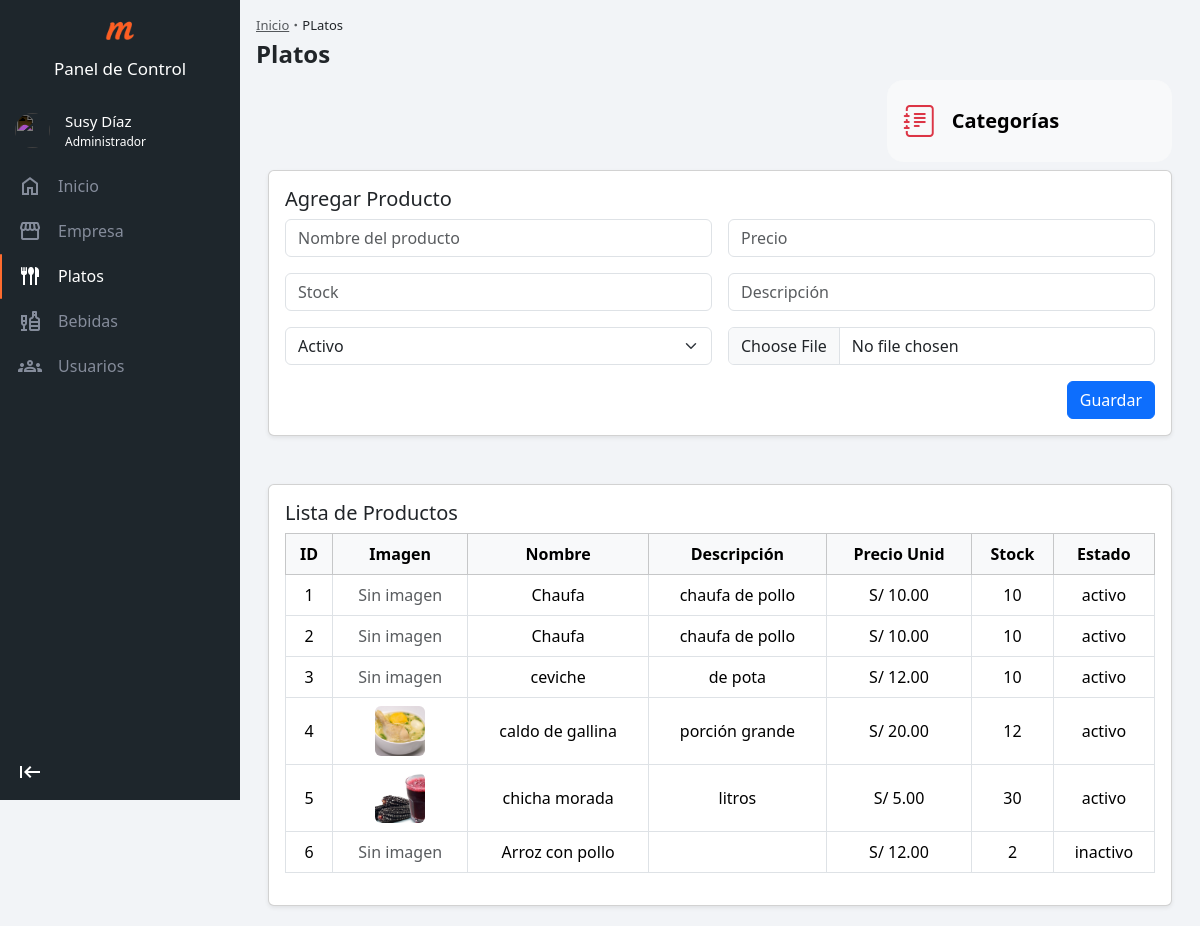
Screenshot of /admin/platos (signed in) with the database file from the repository.
### tables this page shows
CREATE TABLE
    `platos` (
        `id_plato` int  AUTO_INCREMENT PRIMARY KEY,
        `nombre` varchar(100) NOT NULL,
        `precio` decimal(10, 2) NOT NULL,
        `stock` int (11) NOT NULL,
        `descripcion` text DEFAULT NULL,
        `estado` enum ('activo', 'inactivo') DEFAULT 'activo',
        `imagen` varchar(255) DEFAULT NULL
    );

### app/helpers/sesion.php (called while the page is built, shortened)
<?php
function verificarSesion()
{
    return $_SESSION['usuario'];
}

### app/controllers/AdminController.php (called while the page is built, shortened)
<?php
class AdminController
{
    private $usuario;
    public function __construct()
    {
        require_once __DIR__ . '/../helpers/sesion.php';
        $this->usuario = verificarSesion();
    }
    public function platos()
    {
        $usuario = $this->usuario;
        require_once __DIR__ . '/../models/PlatoModel.php';
        $platoModel = new PlatoModel();
        $platos = $platoModel->obtenerPlatos();
        $_GLOBALS['platos'] = $platos;
        require_once __DIR__ . '/../views/admin/platos.php';
    }
}

### public/index.php (called while the page is built, shortened)
<?php
require_once '../core/Router.php';
$router = new Router();
$router->run();

### app/models/PlatoModel.php (called while the page is built, shortened)
<?php
class PlatoModel
{
    private $db;
    public function __construct()
    {
        $this->db = new PDO('mysql:host=' . DB_HOST . ';dbname=' . DB_NAME, DB_USER, DB_PASS);
    }
    public function obtenerPlatos()
    {
        $query = $this->db->query("SELECT * FROM platos");
        return $query->fetchAll(PDO::FETCH_ASSOC);
    }
}

### app/views/admin/platos.php (the view, shortened to what this page needs)
<!DOCTYPE html>
<html lang="es">
<head>
    <link rel="stylesheet" href="<?= BASE_URL ?>/public/assets/css/admin/fragment.css" />
    <link rel="stylesheet" href="<?= BASE_URL ?>/public/assets/css/admin/platos/productos.css" />
    <link
        href="https://cdn.jsdelivr.net/npm/bootstrap@5.3.6/dist/css/bootstrap.min.css"
        rel="stylesheet"
 />
    <link href="https://cdn.jsdelivr.net/npm/bootstrap-icons@1.11.1/font/bootstrap-icons.css" rel="stylesheet">
</head>
<body>
    <header>
        <div class="container-fluid p-0 flex-column" id="headerDesktop">
            <div class="linkHome_desktop p-2 py-3 w-100">
                <img src="<?= BASE_URL ?>/public/assets/img/logo.png" class="iconHome" />
                <span>Panel de Control</span>
            </div>
            <div class="profile_desktop my-2" id="btnProfile">
                <div class="btnProfile">
                    <div class="imgProfile_desktop">
                        <img
                            src="<?= BASE_URL ?>/public/assets/img/perfil_defect.jpg"
                            alt=""
                            class="iconHome"
                            style="filter: invert(1)" />
                    </div>
                    <div class="dateProfile">
                        <span class="nameAdmin"><?= htmlspecialchars($usuario['nombres'] . ' ' . $usuario['apellidos']) ?></span>
                        <span class="roleAdmin">Administrador</span>
                    </div>
                </div>
            </div>
            <div class="menuItems_desktop">
                <ul class="listItems p-0 m-0">
                    <li>
                        <a href="<?= BASE_URL; ?>/admin" class="navlink" target="_blank">
                            <div class="line"></div>
                            <span class="material-symbols-outlined"> home </span>
                            <span class="nameItem">Inicio</span>
                        </a>
                    </li>
                    <li>
                        <a href="<?= BASE_URL; ?>/admin/empresa" class="navlink">
                            <div class="line"></div>
                            <span class="material-symbols-outlined"> storefront </span>
                            <span class="nameItem">Empresa</span>
                        </a>
                    </li>
                    <li>
                        <a href="<?= BASE_URL; ?>/admin/platos" class="navlink">
                            <div class="line"></div>
                            <span class="material-symbols-outlined"> flatware </span>
                            <span class="nameItem">Platos</span>
                        </a>
                    </li>
                    <li>
                        <a href="<?= BASE_URL; ?>/admin/bebidas" class="navlink">
                            <div class="line"></div>
                            <span class="material-symbols-outlined"> liquor </span>
                            <span class="nameItem">Bebidas</span>
                        </a>
                    </li>
                    <li>
                        <a href="<?= BASE_URL; ?>/admin/usuarios" class="navlink">
                            <div class="line"></div>
                            <span class="material-symbols-outlined"> groups </span>
                            <span class="nameItem">Usuarios</span>
                        </a>
                    </li>
                </ul>
            </div>
            <div class="footer_desktop mt-auto">
                <button id="btn_Desktop" class="btn">
                    <span class="material-symbols-outlined"> keyboard_tab_rtl </span>
                </button>
            </div>
        </div>
    </header>
    <main>
        <div class="container-fluid p-3 m-0 h-100 d-flex flex-column gap-2">
            <div class="row w-100 containMain">
                <nav aria-label="breadcrumb">
                    <ol style="--bs-breadcrumb-divider: '・';" class="breadcrumb mb-1">
                        <li class="breadcrumb-item" aria-current="page">
                            <a href="<?= BASE_URL; ?>/admin" class="link text-body-secondary">Inicio</a>
                        </li>
                        <li class="breadcrumb-item text-dark fw-normal p-0" aria-current="page">
                            PLatos
                        </li>
                    </ol>
                    <h1 class="fs-4 mb-0 fw-semibold">Platos</h1>
                </nav>
            </div>
            <div class="container py-1">
                <div class="row justify-content-end mb-2">
                    <div class="col-12 col-sm-6 col-md-4">
                        <a href="#" class="btn btn-light w-100 p-3 d-flex align-items-center gap-3 rounded-4">
                            <i class="bi bi-journal-text fs-2 text-danger"></i>
                            <span class="fs-5 fw-semibold">Categorías</span>
                        </a>
                    </div>
                </div>
                <div class="card mb-5 shadow-sm">
                    <div class="card-body">
                        <h5 class="card-title">Agregar Producto</h5>
                        <form action="<?= BASE_URL ?>/platos/guardarPlato" method="POST" enctype="multipart/form-data" class="row g-3">
                            <div class="col-12 col-md-6">
                                <input type="text" name="nombre" class="form-control" placeholder="Nombre del producto" required>
                            </div>
                            <div class="col-12 col-md-6">
                                <input type="text" name="precio" class="form-control" placeholder="Precio" required>
                            </div>
                            <div class="col-12 col-md-6">
                                <input type="number" name="stock" class="form-control" placeholder="Stock" required>
                            </div>
                            <div class="col-12 col-md-6">
                                <input type="text" name="descripcion" class="form-control" placeholder="Descripción">
                            </div>
                            <div class="col-12 col-md-6">
                                <select name="estado" class="form-select" required>
                                    <option value="activo">Activo</option>
                                </select>
                            </div>
                            <div class="col-12 col-md-6">
                                <input type="file" name="imagen" class="form-control">
                            </div>
                            <div class="col-12 text-end">
                                <button type="submit" class="btn btn-primary">Guardar</button>
                            </div>
                        </form>
                    </div>
                </div>
                <div class="card shadow-sm">
                    <div class="card-body">
                        <h5 class="card-title">Lista de Productos</h5>
                        <div class="table-responsive">
                            <table class="table table-bordered table-hover align-middle text-center">
                                <thead class="table-light">
                                    <tr>
                                        <th>ID</th>
                                        <th>Imagen</th>
                                        <th>Nombre</th>
                                        <th>Descripción</th>
                                        <th>Precio Unid</th>
                                        <th>Stock</th>
                                        <th>Estado</th>
                                    </tr>
                                </thead>
                                <tbody>
                                    <?php if (isset($_GLOBALS['platos']) && is_array($_GLOBALS['platos'])): ?>
                                        <?php foreach ($_GLOBALS['platos'] as $plato): ?>
                                            <tr>
                                                <td><?= $plato['id_plato'] ?></td>
                                                <td>
                                                    <?php if (!empty($plato['imagen'])): ?>
                                                        <img src="<?= BASE_URL ?>/public/uploads/<?= htmlspecialchars($plato['imagen']) ?>" alt="Imagen" width="60" class="img-fluid rounded">
                                                    <?php else: ?>
                                                        <span class="text-muted">Sin imagen</span>
                                                    <?php endif; ?>
                                                </td>
                                                <td><?= htmlspecialchars($plato['nombre']) ?></td>
                                                <td><?= htmlspecialchars($plato['descripcion']) ?></td>
                                                <td>S/ <?= number_format($plato['precio'], 2) ?></td>
                                                <td><?= $plato['stock'] ?></td>
                                                <td><?= htmlspecialchars($plato['estado']) ?></td>
                                            </tr>
                                        <?php endforeach; ?>
                                    <?php else: ?>
                                        <tr>
                                            <td colspan="7" class="text-center">No hay productos registrados.</td>
                                        </tr>
                                    <?php endif; ?>
                                </tbody>
                            </table>
                        </div>
                    </div>
                </div>
            </div>
        </div>
    </main>
</body>
</html>

### core/Router.php (shortened to what this page needs)
<?php
class Router
{
    public function run()
    {
        $url = isset($_GET['url']) ? $_GET['url'] : 'login/index';
        $url = rtrim($url, '/');
        $urlParts = explode('/', $url);
        $controllerName = ucfirst($urlParts[0]) . 'Controller';
        $method = isset($urlParts[1]) ? $urlParts[1] : 'index';
        $params = array_slice($urlParts, 2);
        $controllerFile = __DIR__ . '/../app/controllers/' . $controllerName . '.php';
        if (file_exists($controllerFile)) {
            if (class_exists($controllerName)) {
                $controller = new $controllerName();
                if (method_exists($controller, $method)) {
                    call_user_func_array([$controller, $method], $params);
                } else {
                    $this->handleError('404');
                }
            } else {
                $this->handleError('500');
            }
        } else {
            $this->handleError('404');
        }
    }
}

### public/assets/css/admin/fragment.css (style rules this page uses)
body { background-color: #f2f4f7 !important; }
.breadcrumb-item { padding: 0; align-items: center; font-size: 13px; }
.breadcrumb-item::before { padding: 0 !important; }
header { top: 0; width: auto; height: auto; display: flex; position: fixed; z-index: 2; background-color: #1e262c; }
#headerDesktop { display: flex; width: 240px; height: 100vh; }
#btn_Desktop { height: 50px; width: 60px; color: white; }
.linkHome_desktop { gap: 10px; display: flex; align-items: center; flex-direction: column; color: white; font-size: 17px; }
.iconHome { height: 30px; }
.listItems { list-style: none; }
.navlink { display: flex; align-items: center; height: 100%; width: 100%; color: #858c9b; height: 45px; text-decoration: none; transition: 0.2s ease; }
.navlink .material-symbols-outlined { margin: 16px; }
.line { height: 100%; width: 2px; border-radius: 10px; background-color: transparent; }
.btnProfile { height: 50px; display: flex; justify-content: start; align-items: center; cursor: pointer; position: relative; }
.imgProfile_desktop { border-radius: 100%; overflow: hidden; height: 35px; aspect-ratio: 1; margin: 15px; }
.imgProfile_desktop img { width: 100%; height: 100%; object-fit: cover; }
.dateProfile { color: white; display: flex; flex-direction: column; }
.nameAdmin { font-size: 15px; }
.roleAdmin { font-size: 12px; }

### public/assets/css/admin/platos/productos.css (style rules this page uses)
body { background-color: #f8f9fa; }
h1, h4 { color: #343a40; }
.card { border: none; border-radius: 15px; background: #ffffff; }
.form-control, .form-select { border-radius: 10px; }
.btn-primary { border-radius: 10px; padding: 10px 20px; }
.table th, .table td { vertical-align: middle; }
.table img { width: 50px; height: 50px; object-fit: cover; border-radius: 8px; }
.table th { background-color: #e9ecef; }
.shadow-sm { box-shadow: 0 0 10px rgba(0,0,0,0.05); }

### rows the page displays
platos: id_plato "1", shows "Sin imagen", nombre "Chaufa", descripcion "chaufa de pollo", precio "10.00", stock "10", estado "activo"
platos: id_plato "2", shows "Sin imagen", nombre "Chaufa", descripcion "chaufa de pollo", precio "10.00", stock "10", estado "activo"
platos: id_plato "3", shows "Sin imagen", nombre "ceviche", descripcion "de pota", precio "12.00", stock "10", estado "activo"
platos: id_plato "4", imagen (picture), nombre "caldo de gallina", descripcion "porción grande", precio "20.00", stock "12", estado "activo"
platos: id_plato "5", imagen (picture), nombre "chicha morada", descripcion "litros", precio "5.00", stock "30", estado "activo"
platos: id_plato "6", shows "Sin imagen", nombre "Arroz con pollo", precio "12.00", stock "2", estado "inactivo"

### other values shown
$usuario['nombres'] . ' ' . $usuario['apellidos'] "Susy Díaz"
